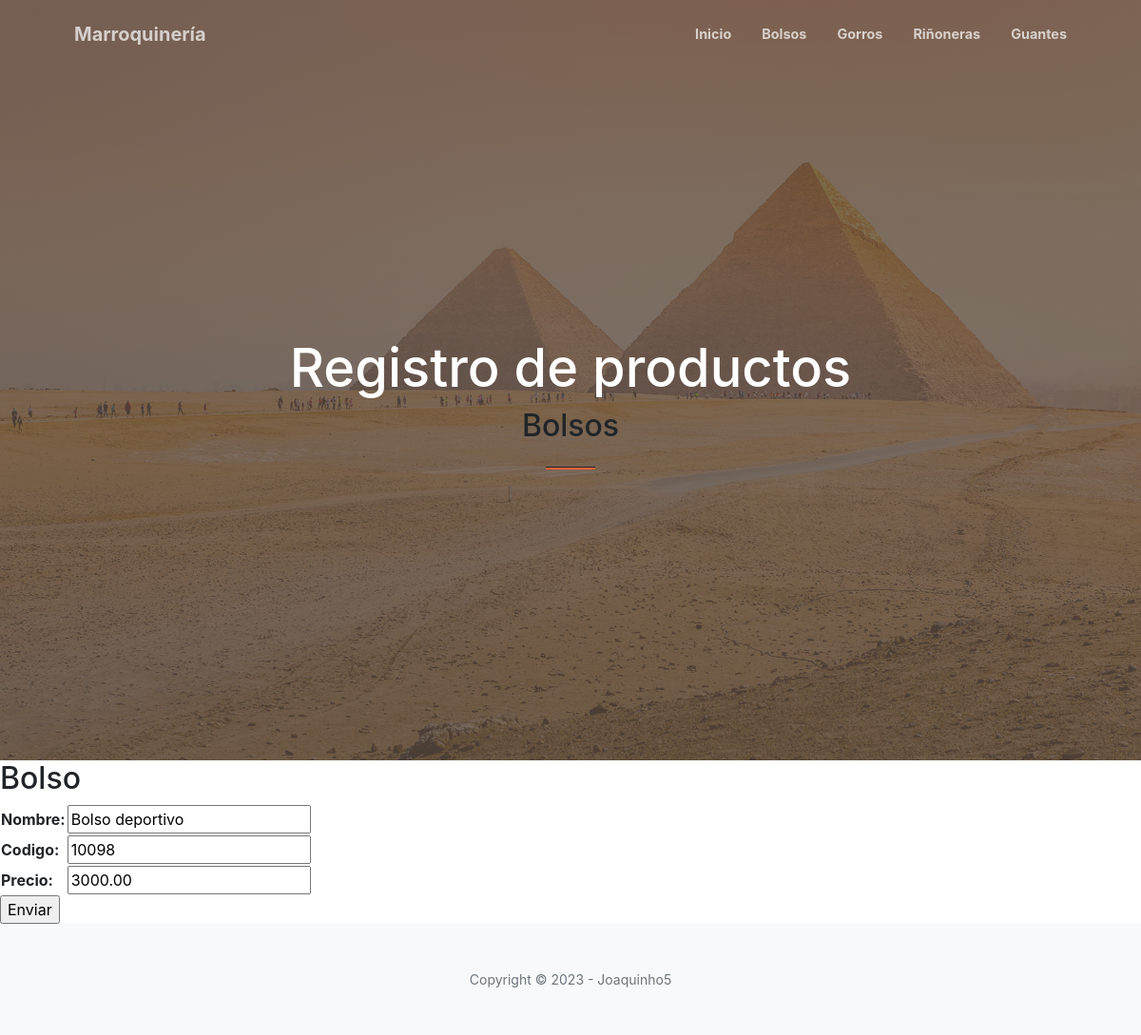
Page /updateBolso/3/ on the committed database.
### aplicacion/models.py (models this page shows, shortened)
class Bolso(models.Model):
    nombre = models.CharField(max_length=200)
    codigo = models.CharField(max_length=200)
    precio = models.DecimalField(max_digits=10, decimal_places=2)

### aplicacion/views.py (the view)
# urls.py: path('updateBolso/<id_bolso>/', updateBolso, name="updateBolso"),
def updateBolso(request, id_bolso):
    bolso = Bolso.objects.get(id=id_bolso)
    if request.method == "POST":
        miForm = BolsoForm(request.POST)
        if miForm.is_valid():
            bolso.nombre = miForm.cleaned_data.get('nombre')
            bolso.codigo = miForm.cleaned_data.get('codigo')
            bolso.precio = miForm.cleaned_data.get('precio')
            bolso.save()
            return redirect(reverse_lazy('bolso'))
    else:
        miForm = BolsoForm(initial={
            'nombre': bolso.nombre,
            'codigo': bolso.codigo,
            'precio': bolso.precio,
        })
    return render(request, "aplicacion/bolsoForm.html", {'form': miForm})

### aplicacion/forms.py
class BolsoForm(forms.Form):
    nombre = forms.CharField(max_length=200, required=True)
    codigo = forms.CharField(max_length=200, required=True)
    precio = forms.DecimalField(max_digits=10, decimal_places=2, required=True)

### aplicacion/templates/aplicacion/bolsoForm.html (shortened to what this page needs)
{% extends 'aplicacion/base.html' %}
{% load static %}
{% block titulo %}Bolsos{% endblock titulo %}
{% block contenido %}
    <h2>Bolso</h2>
    <form action="" method="POST">
        <table>
            {{ form.as_table }}
        </table>
        <input type="submit" value="Enviar">
    </form>
{% endblock contenido %}

### rows in the picture
Bolso: nombre "Bolso deportivo", codigo "10098", precio "3000.00"
